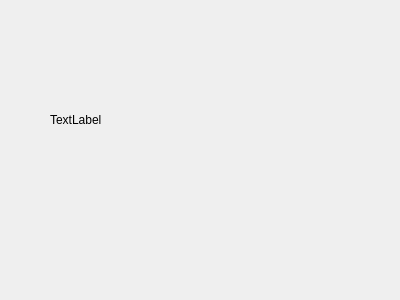
<?xml version="1.0" encoding="UTF-8"?>
<ui version="4.0">
 <class>Widget</class>
 <widget class="QWidget" name="Widget">
  <property name="geometry">
   <rect>
    <x>0</x>
    <y>0</y>
    <width>400</width>
    <height>300</height>
   </rect>
  </property>
  <property name="windowTitle">
   <string>Widget</string>
  </property>
  <widget class="QLabel" name="label">
   <property name="geometry">
    <rect>
     <x>50</x>
     <y>40</y>
     <width>240</width>
     <height>160</height>
    </rect>
   </property>
   <property name="text">
    <string>TextLabel</string>
   </property>
  </widget>
 </widget>
 <layoutdefault spacing="6" margin="11"/>
 <resources/>
 <connections/>
</ui>
